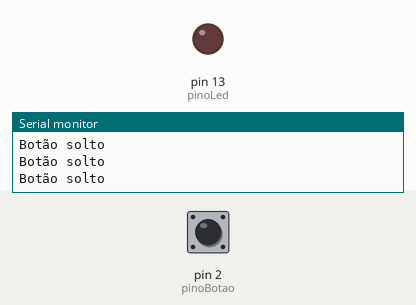
Recording of a sketch running on a simulated Arduino Uno, built with avr-gcc and run on an emulated ATmega328P. Parts: output pins drawn as LEDs (lit = HIGH), the last lines printed to the serial monitor. Dashed ring = blinking. The inputs (shaded band) are chosen by the test bench; at power-on: pin 2 (pinoBotao) HIGH.

Above: at 1.2 s.
1.3 s: pin 2 (pinoBotao) pulled LOW for 0.15 s
At 1.39 s:
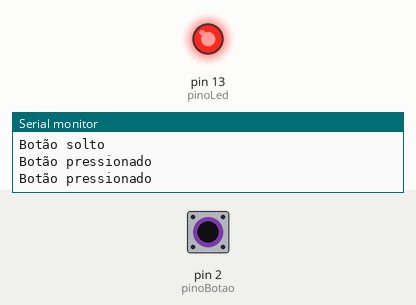
2.9 s: pin 2 (pinoBotao) pulled LOW for 3.2 s
At 6.8 s:
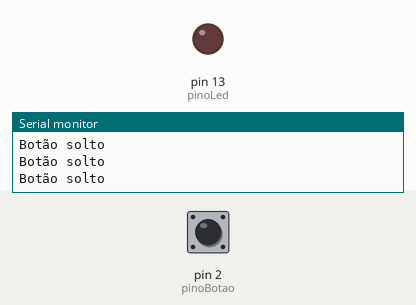
9.1 s: pin 2 (pinoBotao) pulsed LOW 2 times (0.12 s each, 0.3 s apart)
At 9.47 s:
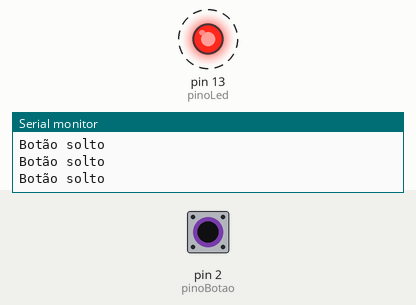
12.7 s: pin 2 (pinoBotao) driven LOW
At 13.2 s:
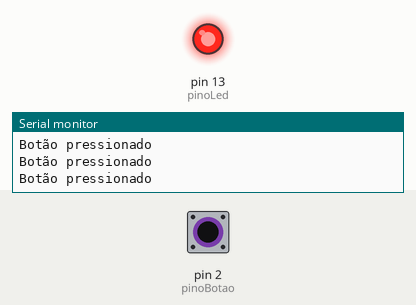
15.7 s: pin 2 (pinoBotao) driven HIGH
At 16.3 s:
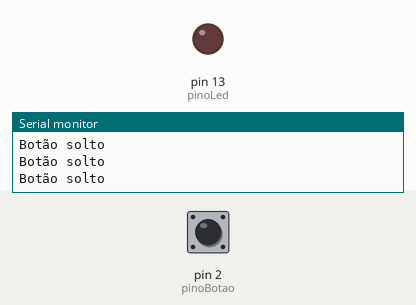
Timing chart, 0 to 18.7 s (numbered marks = the images above; inputs shaded):
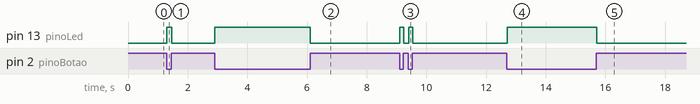

Measured:
- after the input at 1.3 s, pin 13 (pinoLed): LOW → HIGH at once, → LOW 0.17 s later
- after the input at 2.9 s, pin 13 (pinoLed): LOW → HIGH at once, → LOW 3.2 s later
- after the input at 9.1 s, pin 13 (pinoLed): alternates HIGH for 0.12 s and LOW for 0.17 s, 4 changes in all, then stays LOW, starting at once
- after the input at 12.7 s, pin 13 (pinoLed): LOW → HIGH at once
- after the input at 15.7 s, pin 13 (pinoLed): HIGH → LOW at once

The sketch:

sketch.ino
```cpp
// --- RESISTOR COM PULL-UP EXTERNO ---

int pinoBotao = 2;
int pinoLed = 13;
int estadoBotao;

void setup() {
  // Configura o pino como entrada, sem ativar o pull-up interno
  pinMode(pinoBotao, INPUT);
  pinMode(pinoLed, OUTPUT);
  Serial.begin(9600);
}

void loop() {
  estadoBotao = digitalRead(pinoBotao);


  // Atente-se, pois a lógica é ao contrário
  // Como é pull-up, o estado normal é HIGH. Pressionar conecta ao GND.
  // Portanto, se o estado for LOW, significa que o botão está pressionado.
  if (estadoBotao == HIGH) {
    // Ação quando o botão não está pressionado
    digitalWrite(pinoLed, !estadoBotao);
    Serial.println("Botão solto");
  } else {
    // Ação quando o botão é pressionado
    digitalWrite(pinoLed, !estadoBotao);
    Serial.println("Botão pressionado");
  }
}
 
```
